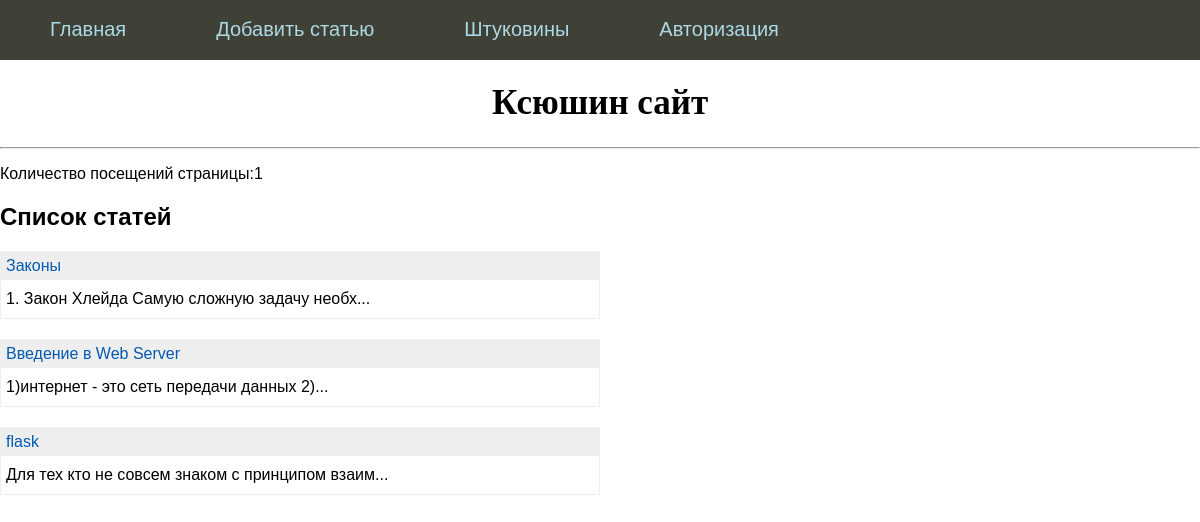
The page / on the database its author committed.
### tables this page shows
CREATE TABLE "mainmenu" (
	"id"	INTEGER,
	"name"	TEXT NOT NULL,
	"url"	TEXT NOT NULL,
	PRIMARY KEY("id" AUTOINCREMENT)
);

CREATE TABLE "posts" (
	"id"	INTEGER,
	"title"	TEXT NOT NULL,
	"text"	TEXT NOT NULL,
	"url"	TEXT NOT NULL,
	"time"	NUMERIC NOT NULL,
	PRIMARY KEY("id" AUTOINCREMENT)
);

### flsite.py (the view)
@app.route("/")
def index():
    if 'visits' in session:
        session['visits'] = session.get('visits') + 1
    else:
        session['visits'] = 1
    return render_template('index.html', menu=dbase.getMenu(), posts=dbase.getPostsAnonce(), visits=session['visits'])

### FDataBase.py (called while the page is built)
    def getMenu(self):
        sql = '''SELECT * FROM mainmenu'''
        try:
            self.__cur.execute("SELECT * FROM mainmenu")
            res = self.__cur.fetchall()
            return list(map(lambda row: dict(row), res))
        except Exception as e:
            print(f"Ошибка чтения из БД: {e}")
        return []

    def getPostsAnonce(self):
        try:
            self.__cur.execute(f"SELECT id, title, text, url FROM posts ORDER BY time DESC")
            res = self.__cur.fetchall()
            if res: return res
        except sqlite3.Error as e:
            print(f"Ошибка чтения статьи из БД: {e}")
        return []

### flsite.py (called while the page is built)
def connect_db():
    conn = sqlite3.connect(app.config['DATABASE'])
    conn.row_factory = sqlite3.Row  # строчка, чтобы данные записывались в виде словарей, а не кортежей
    return conn

def get_db():
    if not hasattr(g, 'link_db'):  # Проверяем, есть ли такое свойство у глобальной переменной контекста запроса
        g.link_db = connect_db()
    return g.link_db

@app.before_request
def before_request():
    global dbase
    db = get_db()
    dbase = FDataBase(db)

### templates/index.html
{% extends 'base.html' %}
{% block content %}
{{ super() }}
    <hr>
    <p>Количество посещений страницы:{{visits}}</p>
    <h2>Список статей</h2>
    <ul class="list-posts">
    {% for p in posts %}
        <li>
        <p class="title"><a href="{{ url_for('showPost', alias=p.url) }}">{{ p.title }}</a></p>
        <p class="annonce">{{ p.text[:50] | striptags }}...</p>
        </li>
    {% endfor %}
    </ul>
{% endblock %}

### templates/base.html (shortened to what this page needs)
<html>
<head>
 <link type="text/css" href="{{ url_for('static', filename='css/styles.css') }}" rel="stylesheet">
</head>
<body>
{% block content %}
     {% block mainmenu %}
         <ul class="mainmenu">
             {% for m in menu %}
                 <li><a href="{{ m.url }}">{{ m.name }}</a></li>
             {% endfor %}
         </ul>
     {% endblock mainmenu %}
     <div class="content">
     {% if title %}
         <h1>{{ title }}</h1>
     {% else %}
         <h1>Ксюшин сайт</h1>
     {% endif %}
     </div>
{% endblock content%}
 </body>
</html>

### static/css/styles.css (style rules this page uses)
html, body { font-family: 'Arial', serif; margin: 0; padding: 0; height: 100%; width: 100%; }
h1 { text-align: center; font-size: 35px; margin: 0, 0, 15px, 0; font-family: 'Georgia', serif; }
a { color: #0059b2; text-decoration: none; }
ul.mainmenu { list-style: none; background: #3F4137; height: 60px; margin: 0; padding: 0; color: #fdc073; font-size: 20px; overflow: hidden; }
ul.mainmenu li { float: left; margin: 18px 40px 0 50px; }
ul.mainmenu li a { color: lightblue; text-decoration: none; }
div.content { margin: 10px; }
ul.list-posts { list-style: none; margin: 0; padding: 0; max-width: 600px; }
ul.list-posts li { margin: 20px 0 0 0; border: 1px solid #eee; }
ul.list-posts .title { margin: 0; padding: 5px; background: #eee; }
ul.list-posts .annonce { margin: 0; padding: 10px 5px 10px 5px; }

### rows shown on the page
mainmenu: name "Главная"
mainmenu: name "Добавить статью"
mainmenu: name "Штуковины"
mainmenu: name "Авторизация"
posts: title "Законы", text "1. Закон Хлейда Самую сложную задачу необх"
posts: title "Введение в Web Server", text "1)интернет - это сеть передачи данных 2)"
posts: title "flask", text "Для тех кто не совсем знаком с принципом взаим"

### other values the page prints
{{ visits }} "1"
